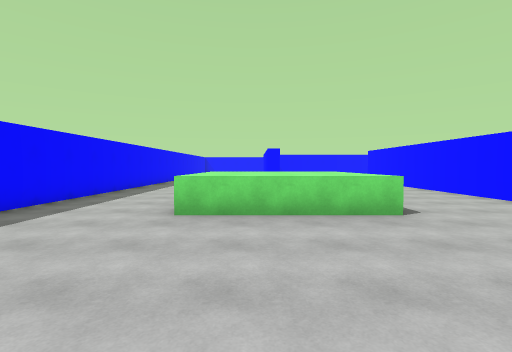
View 1 (above)

18 first-person views from a walk through a scene from a Unity 3-D project. The camera is 1.5 m above the floor, tilts 2° down and sees 85° across. The floor is counted in squares, 2 m on a side. Each view is taken from the middle of a square. On the plan, view 1 faces up. The plan holds only what a view shows up to about 10 squares ahead; the rest is blank. The place goes on beyond the plan.

View 2
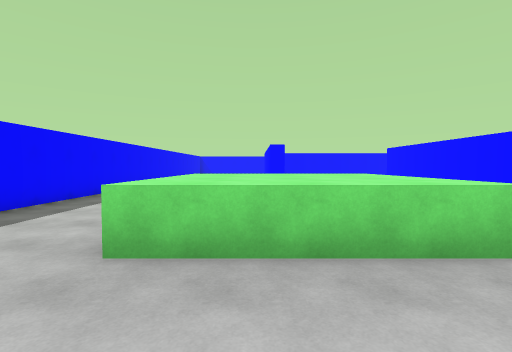

View 3
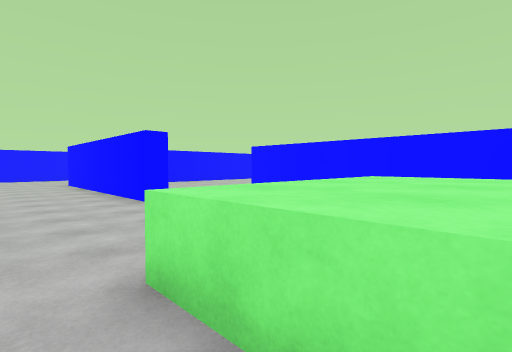

View 4
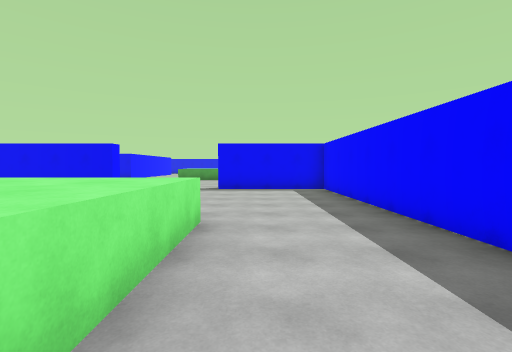

View 5
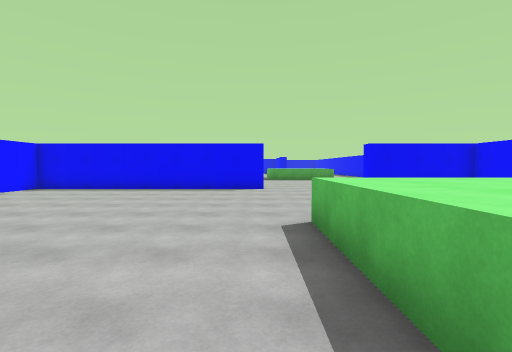

View 6
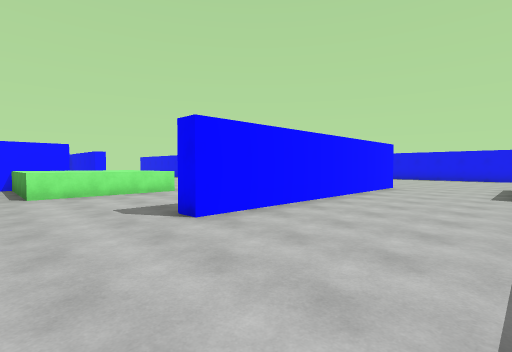

View 7
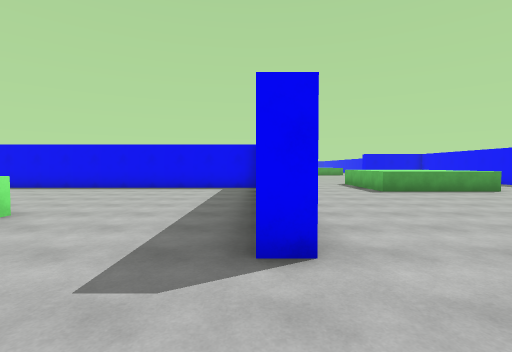

View 8
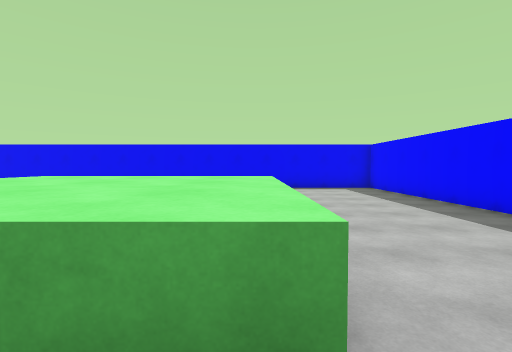

View 9
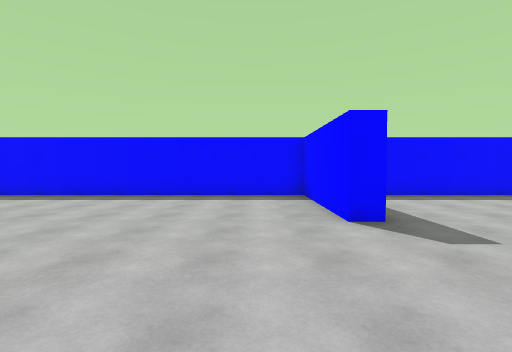

View 10
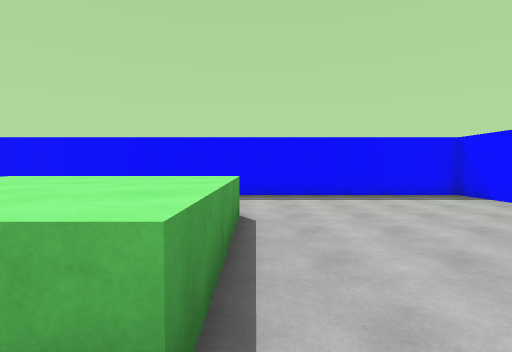

View 11
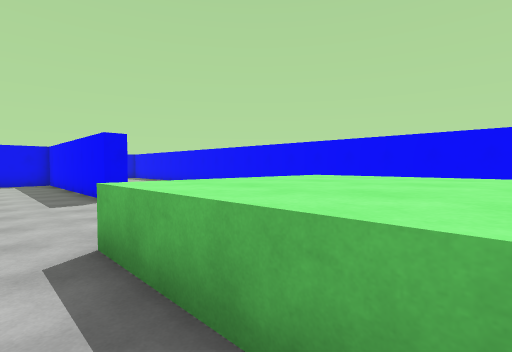

View 12
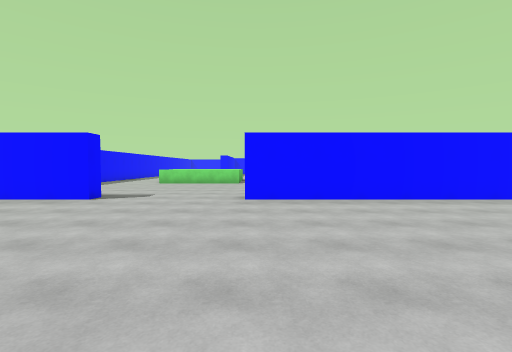

View 13
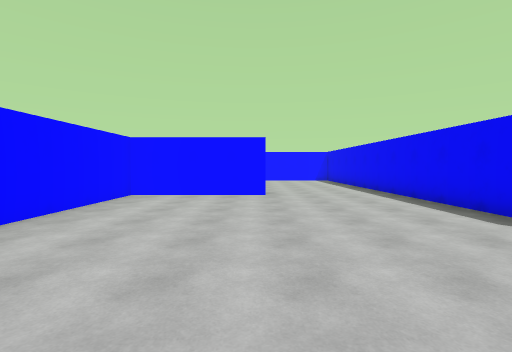

View 14
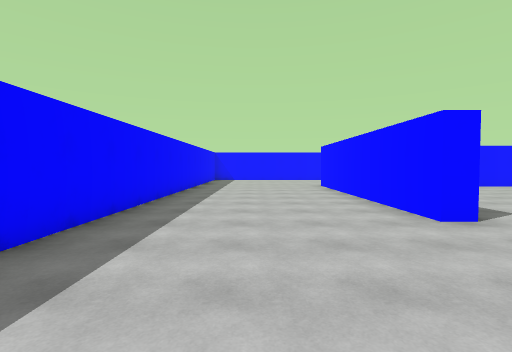

View 15
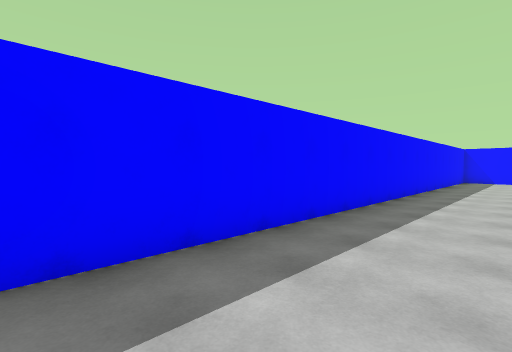

View 16
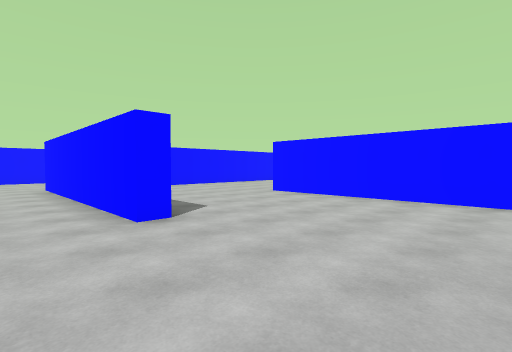

View 17
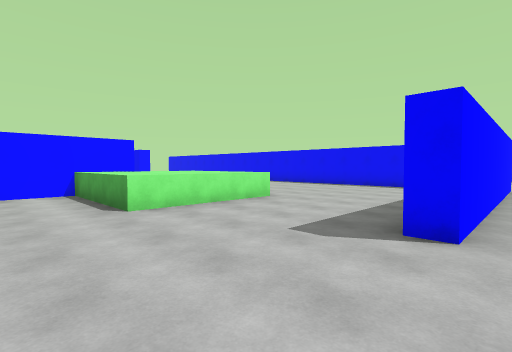

View 18
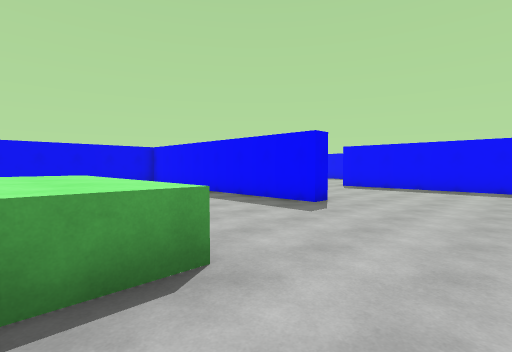

### Floor plan
Key: @ floor where view 1 was taken; # wall or solid block; . floor; ^ raised ledge.
Columns run from 5 left of view 1 to 19 right of it. Each row starts with its distance up from view 1.
 17 #.....#............#
 16 #.....#............#
 15 #.....#........^^^##
 14 #.....#........^^^#
 13 #.....#....#...^^^^
 12 #.....#....#...^^^^
 11 #..........#.....
 10 #..........#.....
  9 #..........#......
  8 #..........#.......
  7 #...^^^^...#........
  6 #...^^^^...##############
  5 #...^^^^....
  4 #............
  3 #.............
  2 #..............
  1 #...............
  0 #....@..........#
 -1 #####...#########
 -2 #...............#
 -3 #...............#
 -4 #...............#
 -5 #...............#.
 -6 #..................
 -7 #..................
 -8 #...^^^^.  ........
 -9 #.. ^^^^.   #######
-10 #   ^^^^.
-11 #   .....
-12 #      ..
-13 #      ..
-14 #     ...
-15 #     #..
-16       #..
-17       #..
-18       #..
-19       #.
-20       #.
-21       ##

Where each view was taken, in squares from view 1:
view 1: 0 up, 0 right, facing up
view 2: 2 up, 0 right, facing up
view 3: 6 up, 2 left, facing up-right
view 4: 8 up, 2 left, facing down
view 5: 8 up, 3 right, facing down
view 6: 16 up, 2 right, facing down-right
view 7: 16 up, 6 right, facing down
view 8: 16 up, 10 right, facing down
view 9: 3 down, 3 right, facing left
view 10: 7 down, 3 right, facing left
view 11: 8 down, 3 right, facing down-left
view 12: 8 down, 3 right, facing up
view 13: 5 down, 3 right, facing right
view 14: 8 up, 2 left, facing up
view 15: 8 up, 2 left, facing up-left
view 16: 8 up, 1 left, facing up-right
view 17: 17 up, 5 right, facing down-right
view 18: 17 up, 11 right, facing down-left
